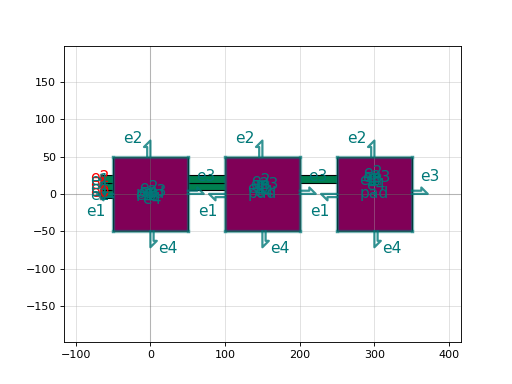

Recreate this plot in Python.
import gdsfactory as gf

c = gf.components.array_with_via(columns=3, spacing=150.0, via_spacing=10.0, straight_length=60.0, contact_dy=0, port_orientation=180)
c.plot()
